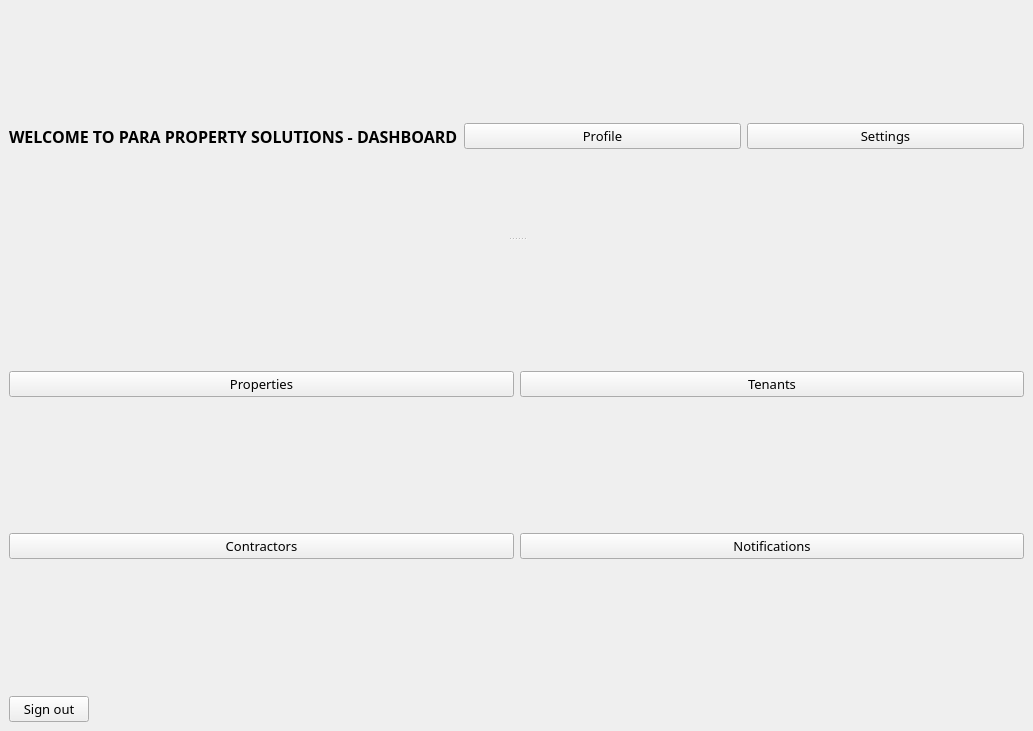
<?xml version="1.0" encoding="UTF-8"?>
<ui version="4.0">
 <class>DashBoard</class>
 <widget class="QMainWindow" name="DashBoard">
  <property name="geometry">
   <rect>
    <x>0</x>
    <y>0</y>
    <width>1033</width>
    <height>731</height>
   </rect>
  </property>
  <property name="windowTitle">
   <string>MainWindow</string>
  </property>
  <widget class="QWidget" name="centralwidget">
   <layout class="QGridLayout" name="gridLayout_2">
    <item row="2" column="0">
     <layout class="QHBoxLayout" name="horizontalLayout_3">
      <item>
       <widget class="QPushButton" name="signout_btn">
        <property name="font">
         <font>
          <family>Rockwell</family>
          <pointsize>10</pointsize>
          <italic>false</italic>
          <underline>false</underline>
          <strikeout>false</strikeout>
          <kerning>true</kerning>
         </font>
        </property>
        <property name="mouseTracking">
         <bool>false</bool>
        </property>
        <property name="text">
         <string>Sign out</string>
        </property>
        <property name="icon">
         <iconset resource="../allicon.qrc">
          <normaloff>:/newPrefix/feather/log-out.svg</normaloff>:/newPrefix/feather/log-out.svg</iconset>
        </property>
       </widget>
      </item>
      <item>
       <spacer name="horizontalSpacer">
        <property name="orientation">
         <enum>Qt::Horizontal</enum>
        </property>
        <property name="sizeHint" stdset="0">
         <size>
          <width>588</width>
          <height>20</height>
         </size>
        </property>
       </spacer>
      </item>
     </layout>
    </item>
    <item row="0" column="0">
     <layout class="QHBoxLayout" name="horizontalLayout">
      <item>
       <spacer name="horizontalSpacer_3">
        <property name="orientation">
         <enum>Qt::Horizontal</enum>
        </property>
        <property name="sizeHint" stdset="0">
         <size>
          <width>40</width>
          <height>20</height>
         </size>
        </property>
       </spacer>
      </item>
      <item>
       <widget class="QLabel" name="label">
        <property name="text">
         <string/>
        </property>
        <property name="pixmap">
         <pixmap resource="images.qrc">:/newPrefix/Application.png</pixmap>
        </property>
       </widget>
      </item>
      <item>
       <spacer name="horizontalSpacer_4">
        <property name="orientation">
         <enum>Qt::Horizontal</enum>
        </property>
        <property name="sizeHint" stdset="0">
         <size>
          <width>40</width>
          <height>20</height>
         </size>
        </property>
       </spacer>
      </item>
     </layout>
    </item>
    <item row="1" column="0">
     <widget class="QSplitter" name="splitter">
      <property name="orientation">
       <enum>Qt::Vertical</enum>
      </property>
      <widget class="QWidget" name="horizontalLayoutWidget_2">
       <layout class="QHBoxLayout" name="horizontalLayout_2">
        <item>
         <widget class="QLabel" name="label_2">
          <property name="font">
           <font>
            <family>Rockwell Extra Bold</family>
            <pointsize>12</pointsize>
            <weight>75</weight>
            <bold>true</bold>
           </font>
          </property>
          <property name="text">
           <string>WELCOME TO PARA PROPERTY SOLUTIONS - DASHBOARD</string>
          </property>
         </widget>
        </item>
        <item>
         <widget class="QPushButton" name="pushButton_3">
          <property name="font">
           <font>
            <family>Rockwell</family>
            <pointsize>10</pointsize>
           </font>
          </property>
          <property name="text">
           <string>Profile</string>
          </property>
          <property name="icon">
           <iconset resource="../allicon.qrc">
            <normaloff>:/newPrefix/feather/user.svg</normaloff>:/newPrefix/feather/user.svg</iconset>
          </property>
         </widget>
        </item>
        <item>
         <widget class="QPushButton" name="pushButton_2">
          <property name="font">
           <font>
            <family>Rockwell</family>
            <pointsize>10</pointsize>
           </font>
          </property>
          <property name="text">
           <string>Settings</string>
          </property>
          <property name="icon">
           <iconset resource="../allicon.qrc">
            <normaloff>:/newPrefix/feather/settings.svg</normaloff>:/newPrefix/feather/settings.svg</iconset>
          </property>
         </widget>
        </item>
       </layout>
      </widget>
      <widget class="QWidget" name="gridLayoutWidget">
       <layout class="QGridLayout" name="gridLayout">
        <property name="topMargin">
         <number>0</number>
        </property>
        <item row="0" column="0">
         <widget class="QPushButton" name="Properties_btn">
          <property name="font">
           <font>
            <family>Rockwell</family>
            <pointsize>10</pointsize>
            <weight>50</weight>
            <bold>false</bold>
           </font>
          </property>
          <property name="styleSheet">
           <string notr="true"/>
          </property>
          <property name="text">
           <string>Properties</string>
          </property>
          <property name="icon">
           <iconset resource="../allicon.qrc">
            <normaloff>:/newPrefix/feather/home.svg</normaloff>:/newPrefix/feather/home.svg</iconset>
          </property>
          <property name="checkable">
           <bool>false</bool>
          </property>
          <property name="checked">
           <bool>false</bool>
          </property>
          <property name="autoRepeat">
           <bool>false</bool>
          </property>
          <property name="autoExclusive">
           <bool>false</bool>
          </property>
         </widget>
        </item>
        <item row="1" column="1">
         <widget class="QPushButton" name="pushButton_4">
          <property name="font">
           <font>
            <family>Rockwell</family>
            <pointsize>10</pointsize>
           </font>
          </property>
          <property name="text">
           <string>Notifications</string>
          </property>
          <property name="icon">
           <iconset resource="../allicon.qrc">
            <normaloff>:/newPrefix/feather/bell.svg</normaloff>:/newPrefix/feather/bell.svg</iconset>
          </property>
         </widget>
        </item>
        <item row="0" column="1">
         <widget class="QPushButton" name="Tenants_btn">
          <property name="font">
           <font>
            <family>Rockwell</family>
            <pointsize>10</pointsize>
           </font>
          </property>
          <property name="text">
           <string>Tenants</string>
          </property>
          <property name="icon">
           <iconset resource="../allicon.qrc">
            <normaloff>:/newPrefix/feather/users.svg</normaloff>:/newPrefix/feather/users.svg</iconset>
          </property>
         </widget>
        </item>
        <item row="1" column="0">
         <widget class="QPushButton" name="pushButton_5">
          <property name="font">
           <font>
            <family>Rockwell</family>
            <pointsize>10</pointsize>
           </font>
          </property>
          <property name="text">
           <string>Contractors</string>
          </property>
          <property name="icon">
           <iconset resource="../allicon.qrc">
            <normaloff>:/newPrefix/feather/tool.svg</normaloff>:/newPrefix/feather/tool.svg</iconset>
          </property>
         </widget>
        </item>
       </layout>
      </widget>
     </widget>
    </item>
   </layout>
  </widget>
 </widget>
 <resources>
  <include location="../allicon.qrc"/>
  <include location="images.qrc"/>
 </resources>
 <connections>
  <connection>
   <sender>signout_btn</sender>
   <signal>toggled(bool)</signal>
   <receiver>DashBoard</receiver>
   <slot>close()</slot>
   <hints>
    <hint type="sourcelabel">
     <x>54</x>
     <y>712</y>
    </hint>
    <hint type="destinationlabel">
     <x>51</x>
     <y>758</y>
    </hint>
   </hints>
  </connection>
 </connections>
</ui>
